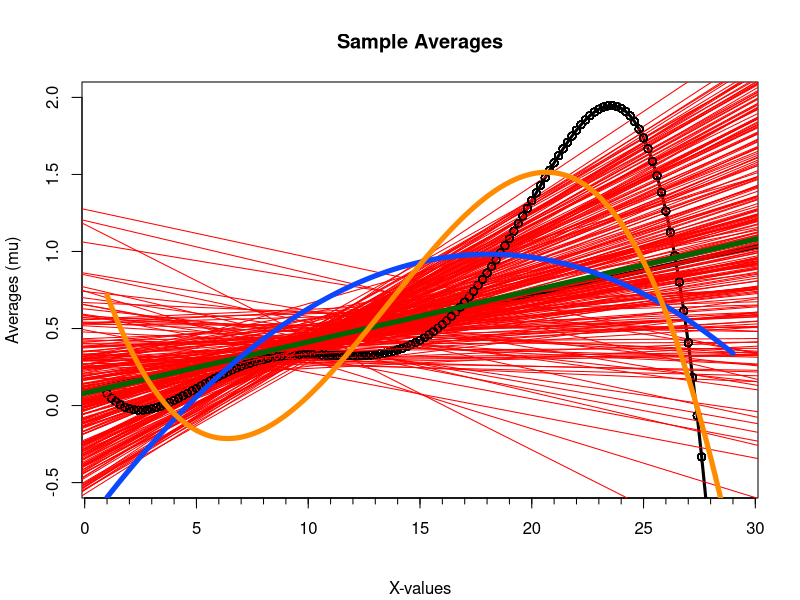

Recreate this plot in R.
#x-value range increments with 0.2
x <- seq(1,29,0.2)

#the actual function
real <- function(x){
  y <- ((-(1*10^-5))*x^5 + 0.0006*x^4 - 0.0125*x^3 + 0.11*x^2 - 0.35*x +0.33)
  y <- y
}

y = real(x)

plot(x,y, axes=T, ylim=c(-0.5,2), typ ='l', ann=F, lwd=3)
par(tcl= -0.3, bg= "aliceblue")
axis(1, at=seq(0,30, by=1),labels=F,lwd=1,lwd.ticks=1)

title(main="Sample Averages", sub="X-values", ylab="Averages (mu)")

#real function
real.function = lm(y~x)
abline(real.function, col="black", lwd=5)

xAll = vector()
yAll = vector()


oneSample <- function(x,n){
  mat = matrix(, nrow=n+1, ncol=2)
  mat2 = matrix(, nrow=n+1, ncol=3)
  mat3 = matrix(, nrow=n+1, ncol=4)
  for (i in 1:n){
    xSample <- sample(x, 20, replace=TRUE, prob = NULL)    
    
    #order samples (otherwise messy lines)
    xSample <- sort(xSample, decreasing=FALSE)
    ySample <- real(xSample)
    
    #points(xSample,ySample) is a test if the points are actually on the line
    points(xSample,ySample)
    linear.model = lm(ySample~xSample)
    abline(linear.model, col="red", lwd=1)
    mat[i,]=coef(linear.model)
    
    fit2 <- lm(ySample~xSample + I(xSample^2))
    #show the individual lines of the second order regression lines
    #points(xSample, predict(fit2), type="l", col="#FF0A85", lwd=1)
    mat2[i,]=coef(fit2)
    
    fit3 <- lm(ySample~xSample + I(xSample^2) + I(xSample^3))
    #show the individual lines of the third order regression lines
    #points(xSample,predict(fit3), type="l", col="#66FF33", lwd=1)
    mat3[i,]=coef(fit3)
    
    #Defines all the x-values from the samples and sorts them for smooth lines
    xAll = c(xAll, xSample)
    xAll = sort(xAll)
    yAll = real(xAll)
    
  }
  #Linear regression lines
  avgReg = lm(yAll~xAll)
  if (n==10) {
    abline(lin.reg <- avgReg, col="darkgreen", lwd=5)
    mat[11,] = coef(lin.reg)
  }
  if (n ==25) {
    abline(lin.reg <- avgReg, col="darkgreen", lwd=5)
    mat[26,] = coef(lin.reg)
  }
  if (n == 250) {
    abline(lin.reg <- avgReg, col="darkgreen", lwd=5)
    mat[251,] = coef(lin.reg)
  }
  #quadratic regression lines
  xAll2 = xAll^2
  avgReg2 = lm(yAll~xAll + I(xAll2))
  if (n==10) {
    lines(xAll, predict(avgReg2), col="#0A47FF", lwd=5)
    mat2[11,] = coef(avgReg2)
  }
  if (n ==25) {
    lines(xAll, predict(avgReg2), col="#0A47FF", lwd=5)
    mat2[26,] = coef(avgReg2)
  }
  if (n == 250) {
    lines(xAll, predict(avgReg2), col="#0A47FF", lwd=5)
    mat2[250,] = coef(avgReg2)
  }
  #cubic regression lines
  xAll2 = xAll^2
  xAll3 = xAll^3
  avgReg3 = lm(yAll~xAll + I(xAll2) + I(xAll3))
  if (n==10) {
    lines(xAll, predict(avgReg3), col="darkorange", lwd=5)
    mat3[11,] =coef(avgReg3)
  }
  if (n ==25) {
    lines(xAll, predict(avgReg3), col="darkorange", lwd=5)
    mat3[26,] = coef(avgReg3)
  }
  if (n == 250) {
    lines(xAll, predict(avgReg3), col="darkorange", lwd=5)
    mat3[251,] =coef(avgReg3)
  }
  return(mat)
  #return(mat2)
  #return(mat3)
}

#run the function
#tenSamples = oneSample(x,10)
#twentyfiveSamples = oneSample(x,25)
twofiftySamples = oneSample(x,250)
